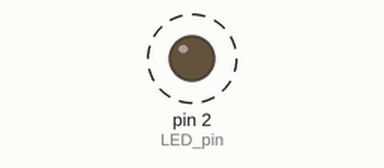
Recording of a sketch running on a simulated Arduino Uno, built with avr-gcc and run on an emulated ATmega328P. Parts: output pins drawn as LEDs (lit = HIGH). Dashed ring = blinking. Storage starts empty.

Above: at 0.6 s.
Timing chart, 0 to 3.0 s (numbered marks = the images above):
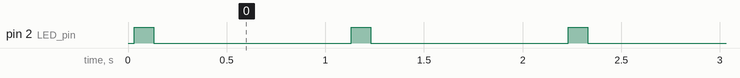

The sketch:

Micro_SD_Card_Test_2.ino
```cpp
//Writes to new file on SD card ONCE. Blinks green LED when complete.
#include <SD.h>

File myFile;

int CS_pin  = 10;
int LED_pin = 2;

void setup()
{
  pinMode(CS_pin,  OUTPUT);
  pinMode(LED_pin, OUTPUT);

  SD.begin(CS_pin);

  myFile = SD.open("test.txt", FILE_WRITE);
  myFile.println("This is a test.");
  myFile.close();

}//end setup

void loop()
{
  digitalWrite(LED_pin, HIGH);
  delay(100);
  digitalWrite(LED_pin, LOW);
  delay(1000);
}//end loop
```

Measured:
- by itself, pin 2 (LED_pin): alternates HIGH for 0.10 s and LOW for 1.0 s
